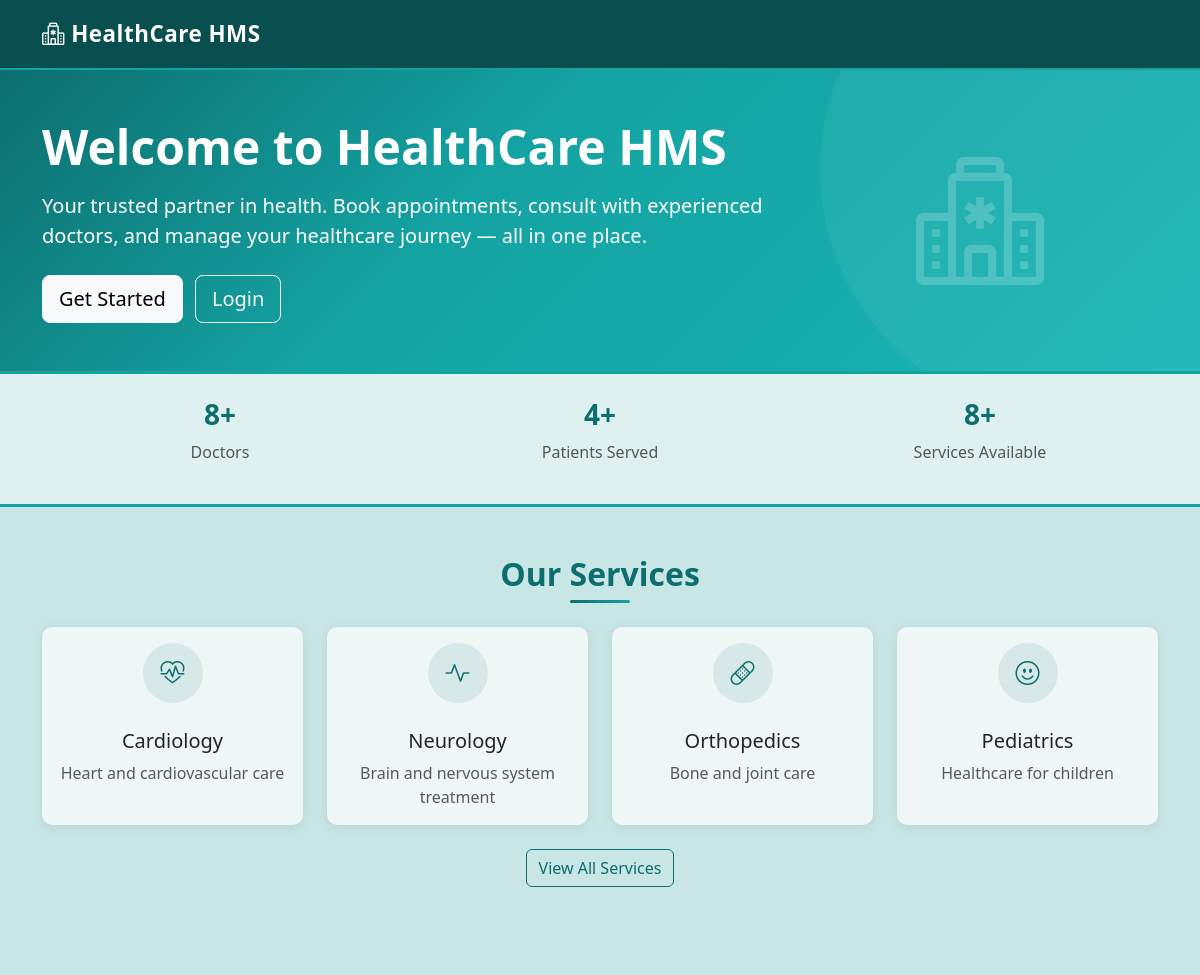
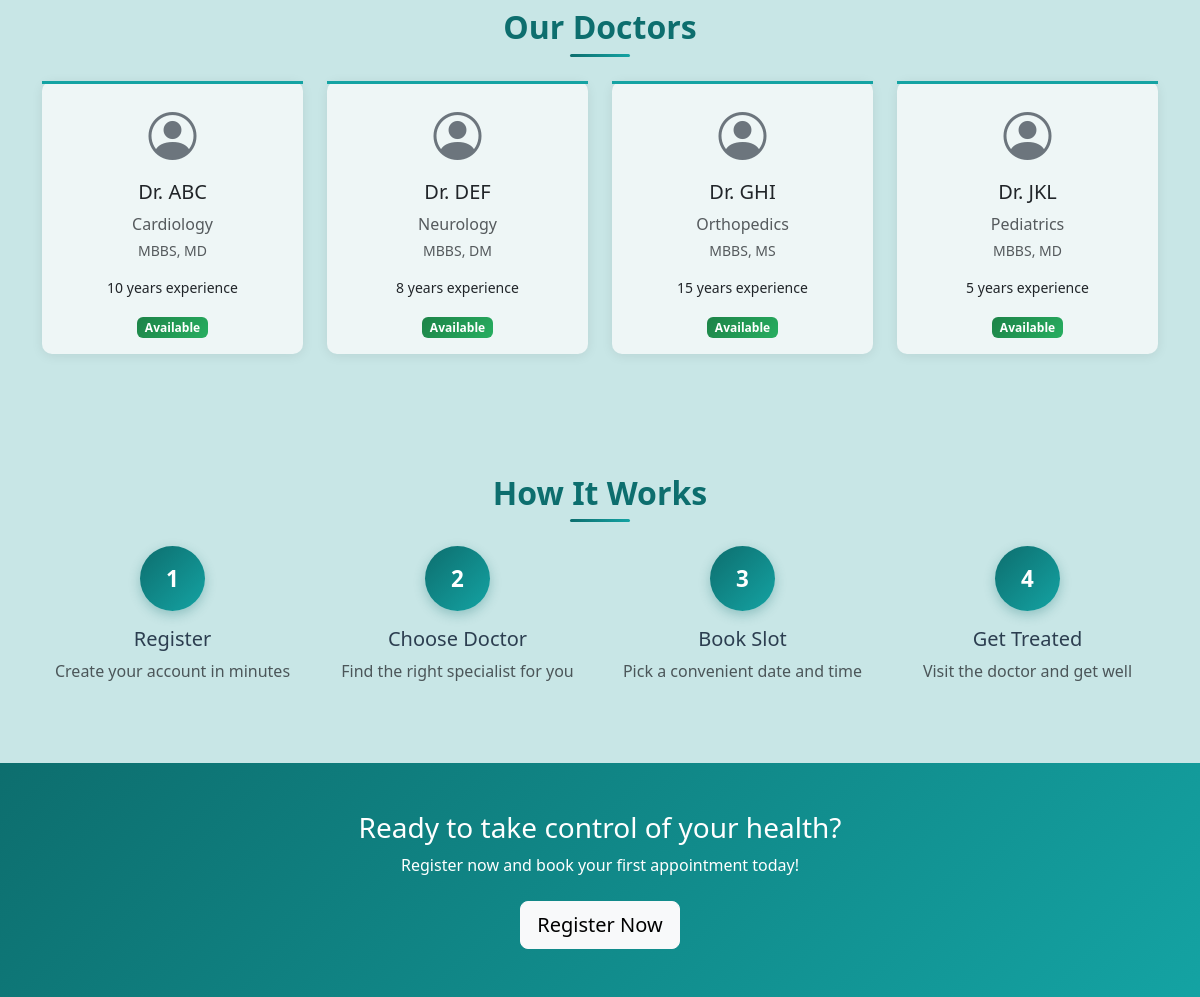
/ (signed in), run on the app's committed database (2 pictures, top to bottom).
### tables this page shows
CREATE TABLE services (
            id INTEGER PRIMARY KEY AUTOINCREMENT,
            name TEXT NOT NULL,
            description TEXT,
            icon TEXT DEFAULT 'bi-heart-pulse',
            is_active INTEGER DEFAULT 1
        );

CREATE TABLE doctors (
            id INTEGER PRIMARY KEY AUTOINCREMENT,
            full_name TEXT NOT NULL,
            username TEXT UNIQUE NOT NULL,
            password_hash TEXT NOT NULL,
            email TEXT,
            phone TEXT,
            specialization_id INTEGER,
            qualification TEXT,
            experience INTEGER DEFAULT 0,
            bio TEXT,
            is_available INTEGER DEFAULT 1,
            FOREIGN KEY (specialization_id) REFERENCES specializations(id)
        );

CREATE TABLE specializations (
            id INTEGER PRIMARY KEY AUTOINCREMENT,
            name TEXT UNIQUE NOT NULL
        );

### app.py (the view)
@app.route('/')
def home():
    db = get_db()
    services = db.execute("SELECT * FROM services WHERE is_active=1 LIMIT 4").fetchall()
    doctors = db.execute("""
        SELECT d.*, s.name as specialization
        FROM doctors d JOIN specializations s ON d.specialization_id = s.id
        WHERE d.is_available = 1 LIMIT 4
    """).fetchall()
    total_doctors = db.execute("SELECT COUNT(*) FROM doctors").fetchone()[0]
    total_patients = db.execute("SELECT COUNT(*) FROM users").fetchone()[0]
    total_services = db.execute("SELECT COUNT(*) FROM services WHERE is_active=1").fetchone()[0]
    return render_template('index.html', services=services, doctors=doctors,
                           total_doctors=total_doctors, total_patients=total_patients,
                           total_services=total_services)

### app.py (called while the page is built)
def get_db():
    if 'db' not in g:
        g.db = sqlite3.connect(DATABASE)
        g.db.row_factory = sqlite3.Row
        g.db.execute("PRAGMA foreign_keys = ON")
    return g.db

@app.context_processor
def inject_now():
    return {'now': datetime.now()}

### templates/index.html (shortened to what this page needs)
{% extends 'base.html' %}
{% block content %}
<section class="hero-section text-white py-5">
    <div class="container">
        <div class="row align-items-center">
            <div class="col-md-8">
                <h1 class="display-5 fw-bold">Welcome to HealthCare HMS</h1>
                <p class="lead mt-3">Your trusted partner in health. Book appointments, consult with experienced doctors, and manage your healthcare journey — all in one place.</p>
                {% if not session.get('user_id') %}
                    <a href="{{ url_for('register') }}" class="btn btn-light btn-lg mt-2">Get Started</a>
                    <a href="{{ url_for('login') }}" class="btn btn-outline-light btn-lg mt-2 ms-2">Login</a>
                {% else %}
                    <a href="{{ url_for('book_appointment') }}" class="btn btn-light btn-lg mt-2">Book Appointment</a>
                {% endif %}
            </div>
            <div class="col-md-4 text-center">
                <i class="bi bi-hospital" style="font-size: 8rem; opacity: 0.2;"></i>
            </div>
        </div>
    </div>
</section>
<section class="py-4 stats-section">
    <div class="container">
        <div class="row text-center">
            <div class="col-md-4">
                <h3 class="fw-bold" style="color: #0d6e6e;">{{ total_doctors }}+</h3>
                <p class="text-muted">Doctors</p>
            </div>
            <div class="col-md-4">
                <h3 class="fw-bold" style="color: #0d6e6e;">{{ total_patients }}+</h3>
                <p class="text-muted">Patients Served</p>
            </div>
            <div class="col-md-4">
                <h3 class="fw-bold" style="color: #0d6e6e;">{{ total_services }}+</h3>
                <p class="text-muted">Services Available</p>
            </div>
        </div>
    </div>
</section>
<section class="py-5">
    <div class="container">
        <h2 class="text-center mb-4 section-title">Our Services</h2>
        <div class="row mt-4">
            {% for service in services %}
            <div class="col-md-3 col-sm-6 mb-4">
                <div class="card h-100 text-center">
                    <div class="card-body">
                        <div class="service-icon mx-auto">
                            <i class="bi {{ service.icon }}"></i>
                        </div>
                        <h5 class="card-title mt-3">{{ service.name }}</h5>
                        <p class="card-text text-muted">{{ service.description }}</p>
                    </div>
                </div>
            </div>
            {% endfor %}
        </div>
        <div class="text-center">
            <a href="{{ url_for('services') }}" class="btn btn-outline-primary">View All Services</a>
        </div>
    </div>
</section>
{% if doctors %}
<section class="py-5">
    <div class="container">
        <h2 class="text-center mb-4 section-title">Our Doctors</h2>
        <div class="row mt-4">
            {% for doc in doctors %}
            <div class="col-md-3 col-sm-6 mb-4">
                <div class="card h-100 text-center doctor-card">
                    <div class="card-body">
                        <i class="bi bi-person-circle text-secondary" style="font-size: 3rem;"></i>
                        <h5 class="card-title mt-2">Dr. {{ doc.full_name }}</h5>
                        <p class="text-muted mb-1">{{ doc.specialization }}</p>
                        <p class="small text-muted">{{ doc.qualification }}</p>
                        <p class="small">{{ doc.experience }} years experience</p>
                        <span class="badge bg-success">Available</span>
                    </div>
                </div>
            </div>
            {% endfor %}
        </div>
    </div>
</section>
{% endif %}
<section class="py-5">
    <div class="container">
        <h2 class="text-center mb-4 section-title">How It Works</h2>
        <div class="row text-center mt-4">
            <div class="col-md-3 mb-3">
                <div class="step-circle">
                    1
                </div>
                <h5 class="mt-3">Register</h5>
                <p class="text-muted">Create your account in minutes</p>
            </div>
            <div class="col-md-3 mb-3">
                <div class="step-circle">
                    2
                </div>
                <h5 class="mt-3">Choose Doctor</h5>
                <p class="text-muted">Find the right specialist for you</p>
            </div>
            <div class="col-md-3 mb-3">
                <div class="step-circle">
                    3
                </div>
                <h5 class="mt-3">Book Slot</h5>
                <p class="text-muted">Pick a convenient date and time</p>
            </div>
            <div class="col-md-3 mb-3">
                <div class="step-circle">
                    4
                </div>
                <h5 class="mt-3">Get Treated</h5>
                <p class="text-muted">Visit the doctor and get well</p>
            </div>
        </div>
    </div>
</section>
{% if not session.get('user_id') %}
<section class="cta-section text-white py-5">
    <div class="container text-center">
        <h3>Ready to take control of your health?</h3>
        <p class="mt-2">Register now and book your first appointment today!</p>
        <a href="{{ url_for('register') }}" class="btn btn-light btn-lg mt-2">Register Now</a>
    </div>
</section>
{% endif %}
{% endblock %}

### static/css/style.css (style rules this page uses)
body { display: flex; flex-direction: column; min-height: 100vh; background-color: #0e3d3d; color: #2c3e50; margin: 0; padding: 0; }
.hero-section { background: linear-gradient(135deg, #0d6e6e 0%, #14a3a3 40%, #1ab5b5 100%); position: relative; overflow: hidden; }
.hero-section::after { content: ''; position: absolute; top: -50%; right: -10%; width: 500px; height: 500px; border-radius: 50%; background: rgba(255, 255, 255, 0.05); }
.card { border: none; border-radius: 10px; box-shadow: 0 2px 12px rgba(0, 0, 0, 0.08); transition: transform 0.2s, box-shadow 0.2s; background: #eef6f6; }
.bg-success { background: linear-gradient(135deg, #1d8348, #27ae60) !important; }
.btn-outline-primary { color: #0d6e6e !important; border-color: #0d6e6e !important; }
.cta-section { background: linear-gradient(135deg, #0d6e6e, #14a3a3); margin-bottom: 0; }
.section-title { color: #0d6e6e; font-weight: 700; position: relative; padding-bottom: 10px; }
.section-title::after { content: ''; position: absolute; bottom: 0; left: 50%; transform: translateX(-50%); width: 60px; height: 3px; background: linear-gradient(90deg, #0d6e6e, #14a3a3); border-radius: 2px; }
.step-circle { background: linear-gradient(135deg, #0d6e6e, #14a3a3) !important; width: 65px; height: 65px; border-radius: 50%; display: inline-flex; align-items: center; justify-content: center; color: #fff; font-size: 1.4rem; font-weight: 700; box-shadow: 0 4px 12px rgba(13, 110, 110, 0.3); }
.stats-section { background: rgba(255, 255, 255, 0.4); border-top: 3px solid #14a3a3; border-bottom: 3px solid #14a3a3; }
.service-icon { width: 60px; height: 60px; display: inline-flex; align-items: center; justify-content: center; border-radius: 50%; background: rgba(13, 110, 110, 0.1); color: #0d6e6e; font-size: 1.5rem; margin-bottom: 10px; }
.badge.bg-success { background: linear-gradient(135deg, #1d8348, #27ae60) !important; }
.doctor-card .card-body { border-top: 3px solid #14a3a3; }

### data on the page
services: name "Cardiology", description "Heart and cardiovascular care"
services: name "Neurology", description "Brain and nervous system treatment"
services: name "Orthopedics", description "Bone and joint care"
services: name "Pediatrics", description "Healthcare for children"
doctors: full_name "ABC", specialization "Cardiology", qualification "MBBS, MD", experience "10"
doctors: full_name "DEF", specialization "Neurology", qualification "MBBS, DM", experience "8"
doctors: full_name "GHI", specialization "Orthopedics", qualification "MBBS, MS", experience "15"
doctors: full_name "JKL", specialization "Pediatrics", qualification "MBBS, MD", experience "5"

### other printed values
{{ total_doctors }} "8"
{{ total_patients }} "4"
{{ total_services }} "8"
